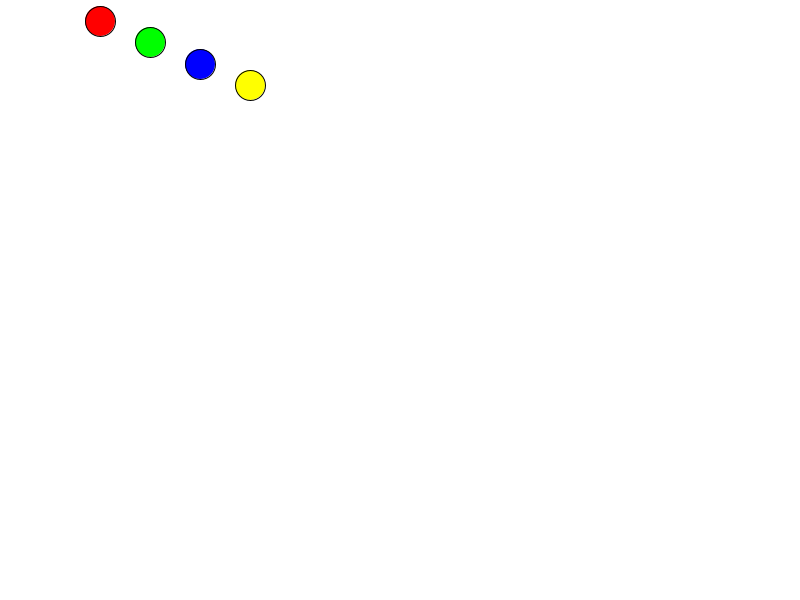
Frame 1 (no input)
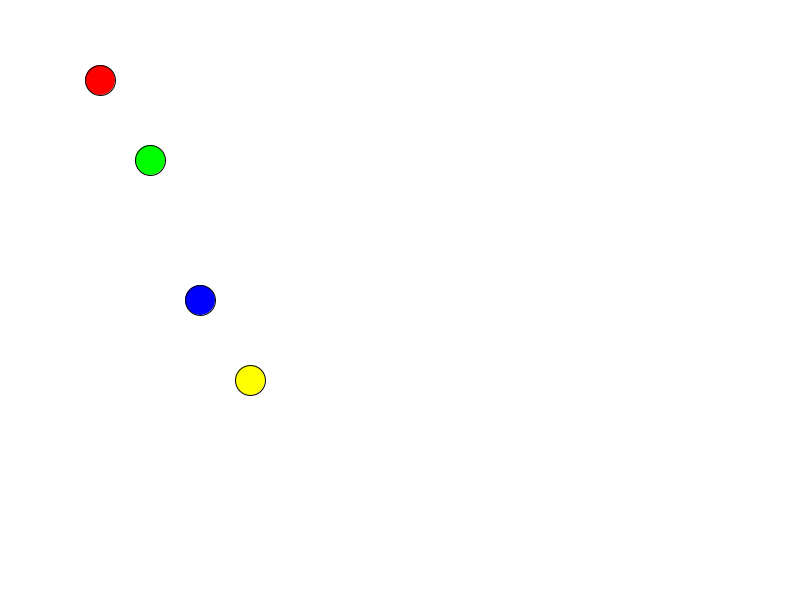
Frame 60 (the mouse pressed at the canvas centre just before this capture)
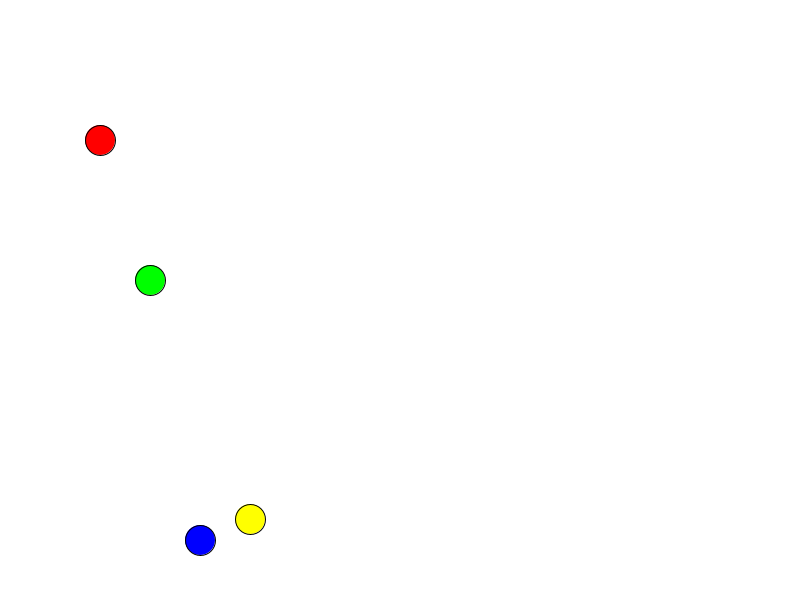
Frame 120 (the mouse held since frame 60 and released just before this capture)

The Processing sketch that drew these frames (run headless with seeded random() and noise(); from frame 60 on, the mouse is pressed at the canvas centre):

// Processing sketch: Example2
// ── Example2.pde
// Example2 - four balls
//
// This is a very poorly designed program.
// The primary problem is that if you want to add a ball you have to add code
// What if you wanted to have 100 balls?  This program would be quite big.
// Also, what if you don't know how many you'll want to have?
// We'll tackle that problem in the next examples.

// Let's declare an x and y variable for each ball
// We use int here because we can't and won't have decimal pixel numbers. They don't exist.
int x1 = 100;
int y1 = 20;
int x2 = 150;
int y2 = 40;
int x3 = 200;
int y3 = 60;
int x4 = 250;
int y4 = 80;

// Declare a variable to hold the speed for each ball.
// Each ball may move at a different speed.
int speed1 = 1;
int speed2 = 2;
int speed3 = 4;
int speed4 = 5;

// Each ball can have a fill color
// the color command takes the three parts of a color (red, green, blue) and
// encodes it into a number that can be stored in an integer.
int color1 = color( 255, 0, 0 );
int color2 = color( 0, 255, 0 );
int color3 = color( 0, 0, 255 );
int color4 = color( 255, 255, 0 );

void setup() {
    size( 800, 600 );
}

void draw() {
    background(255);
    
    y1 = y1 + speed1;
    y2 = y2 + speed2;
    y3 = y3 + speed3;
    y4 = y4 + speed4;
    
    // Check to see if the ball went off the bottom or above the top.
    // the top row is y=0 and the bottom is y=599.
    // 
    // if so we'll set the ball to the endge and negate the speed.
    // this will make the ball travel in the opposite direction.
    /*
    if statements!
    if statements are used a lot. Like, a lot a lot.
    The way they will look is 
    if (condition){
      action
    }
    for example,
    if(x=1){
      ellipse(200,200,10,10);
    }
    In here, the if will check if what is inside the parentheses is true or false. If x is 1, it will be true and the ellipse will be drawn. If it is anything else, nothing will happen.
    */
    if ( y1 > 599 ) {
        y1 = 599;
        speed1 = -speed1;  // set speed1 to the negative of the current value
    }
    if ( y1 < 0 ) {
        y1 = 0;
        speed1 = -speed1;  // set speed1 to the negative of the current value
    }
    
    if ( y2 > 599 ) {
        y2 = 599;
        speed2 = -speed2;  // set speed1 to the negative of the current value
    }
    if ( y2 < 0 ) {
        y2 = 0;
        speed2 = -speed2;  // set speed1 to the negative of the current value
    }
    
    if ( y3 > 599 ) {
        y3 = 599;
        speed3 = -speed3;  // set speed1 to the negative of the current value
    }
    if ( y3 < 0 ) {
        y3 = 0;
        speed3 = -speed3;  // set speed1 to the negative of the current value
    }
    
    if ( y4 > 599 ) {
        y4 = 599;
        speed4 = -speed4;  // set speed1 to the negative of the current value
    }
    if ( y4 < 0 ) {
        y4 = 0;
        speed4 = -speed4;  // set speed1 to the negative of the current value
    }

    // And finally after updating the balls, time to draw them.
    fill( color1 );
    ellipse( x1, y1, 30, 30 );
    
    fill( color2 );
    ellipse( x2, y2, 30, 30 );
    
    fill( color3 );
    ellipse( x3, y3, 30, 30 );
    
    fill( color4 );
    ellipse( x4, y4, 30, 30 );
}
